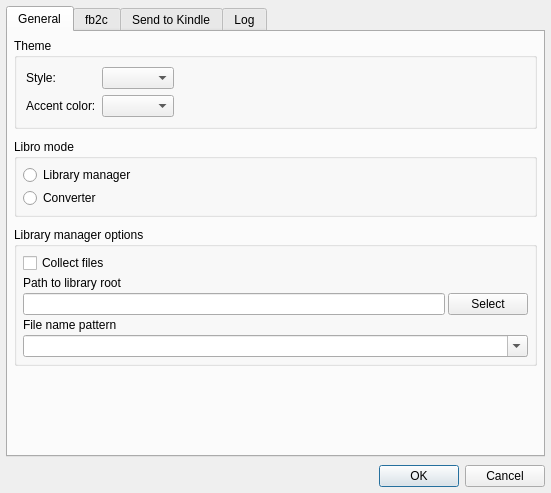
<?xml version="1.0" encoding="UTF-8"?>
<ui version="4.0">
 <class>Dialog</class>
 <widget class="QDialog" name="Dialog">
  <property name="geometry">
   <rect>
    <x>0</x>
    <y>0</y>
    <width>551</width>
    <height>493</height>
   </rect>
  </property>
  <property name="windowTitle">
   <string>Preferences</string>
  </property>
  <layout class="QVBoxLayout" name="verticalLayout">
   <property name="spacing">
    <number>8</number>
   </property>
   <property name="leftMargin">
    <number>6</number>
   </property>
   <property name="topMargin">
    <number>6</number>
   </property>
   <property name="rightMargin">
    <number>6</number>
   </property>
   <property name="bottomMargin">
    <number>6</number>
   </property>
   <item>
    <widget class="QTabWidget" name="tabWidget">
     <property name="currentIndex">
      <number>0</number>
     </property>
     <widget class="QWidget" name="tabGeneral">
      <attribute name="title">
       <string>General</string>
      </attribute>
      <layout class="QVBoxLayout" name="verticalLayout_4">
       <property name="spacing">
        <number>10</number>
       </property>
       <property name="leftMargin">
        <number>6</number>
       </property>
       <property name="topMargin">
        <number>6</number>
       </property>
       <property name="rightMargin">
        <number>6</number>
       </property>
       <property name="bottomMargin">
        <number>6</number>
       </property>
       <item>
        <widget class="QGroupBox" name="groupBox">
         <property name="title">
          <string>Theme</string>
         </property>
         <layout class="QVBoxLayout" name="verticalLayout_10">
          <item>
           <layout class="QFormLayout" name="formLayout">
            <item row="0" column="0">
             <widget class="QLabel" name="label_18">
              <property name="text">
               <string>Style:</string>
              </property>
             </widget>
            </item>
            <item row="0" column="1">
             <widget class="QComboBox" name="styleCombo">
              <property name="sizePolicy">
               <sizepolicy hsizetype="Fixed" vsizetype="Fixed">
                <horstretch>0</horstretch>
                <verstretch>0</verstretch>
               </sizepolicy>
              </property>
             </widget>
            </item>
            <item row="1" column="0">
             <widget class="QLabel" name="label_19">
              <property name="text">
               <string>Accent color:</string>
              </property>
             </widget>
            </item>
            <item row="1" column="1">
             <widget class="QComboBox" name="accentColorCombo">
              <property name="sizePolicy">
               <sizepolicy hsizetype="Fixed" vsizetype="Fixed">
                <horstretch>0</horstretch>
                <verstretch>0</verstretch>
               </sizepolicy>
              </property>
             </widget>
            </item>
           </layout>
          </item>
         </layout>
        </widget>
       </item>
       <item>
        <widget class="QGroupBox" name="libroModeGroup">
         <property name="enabled">
          <bool>true</bool>
         </property>
         <property name="title">
          <string>Libro mode</string>
         </property>
         <layout class="QVBoxLayout" name="verticalLayout_2">
          <property name="spacing">
           <number>3</number>
          </property>
          <property name="leftMargin">
           <number>6</number>
          </property>
          <property name="topMargin">
           <number>6</number>
          </property>
          <property name="rightMargin">
           <number>6</number>
          </property>
          <property name="bottomMargin">
           <number>6</number>
          </property>
          <item>
           <widget class="QRadioButton" name="libraryModeRadio">
            <property name="text">
             <string>Library manager</string>
            </property>
           </widget>
          </item>
          <item>
           <widget class="QRadioButton" name="converterModeRadio">
            <property name="text">
             <string>Converter</string>
            </property>
           </widget>
          </item>
         </layout>
        </widget>
       </item>
       <item>
        <widget class="QGroupBox" name="libraryOptionsGroup">
         <property name="title">
          <string>Library manager options</string>
         </property>
         <layout class="QVBoxLayout" name="verticalLayout_3">
          <property name="spacing">
           <number>3</number>
          </property>
          <property name="leftMargin">
           <number>6</number>
          </property>
          <property name="topMargin">
           <number>6</number>
          </property>
          <property name="rightMargin">
           <number>6</number>
          </property>
          <property name="bottomMargin">
           <number>6</number>
          </property>
          <item>
           <widget class="QCheckBox" name="collectFilesCheck">
            <property name="text">
             <string>Collect files</string>
            </property>
           </widget>
          </item>
          <item>
           <widget class="QLabel" name="label">
            <property name="text">
             <string>Path to library root</string>
            </property>
           </widget>
          </item>
          <item>
           <layout class="QHBoxLayout" name="horizontalLayout">
            <property name="spacing">
             <number>3</number>
            </property>
            <item>
             <widget class="QLineEdit" name="libraryRootEdit"/>
            </item>
            <item>
             <widget class="QPushButton" name="libraryRootSelectButton">
              <property name="text">
               <string>Select</string>
              </property>
             </widget>
            </item>
           </layout>
          </item>
          <item>
           <widget class="QLabel" name="label_2">
            <property name="text">
             <string>File name pattern</string>
            </property>
           </widget>
          </item>
          <item>
           <widget class="QComboBox" name="filenamePatternEdit">
            <property name="editable">
             <bool>true</bool>
            </property>
           </widget>
          </item>
         </layout>
        </widget>
       </item>
       <item>
        <spacer name="verticalSpacer">
         <property name="orientation">
          <enum>Qt::Vertical</enum>
         </property>
         <property name="sizeHint" stdset="0">
          <size>
           <width>20</width>
           <height>40</height>
          </size>
         </property>
        </spacer>
       </item>
      </layout>
     </widget>
     <widget class="QWidget" name="tabFb2c">
      <attribute name="title">
       <string>fb2c</string>
      </attribute>
      <layout class="QVBoxLayout" name="verticalLayout_9">
       <property name="spacing">
        <number>3</number>
       </property>
       <property name="leftMargin">
        <number>6</number>
       </property>
       <property name="topMargin">
        <number>6</number>
       </property>
       <property name="rightMargin">
        <number>6</number>
       </property>
       <property name="bottomMargin">
        <number>6</number>
       </property>
       <item>
        <widget class="QLabel" name="label_3">
         <property name="text">
          <string>Path to fb2c executable</string>
         </property>
        </widget>
       </item>
       <item>
        <layout class="QHBoxLayout" name="horizontalLayout_3">
         <property name="spacing">
          <number>3</number>
         </property>
         <item>
          <widget class="QLineEdit" name="converterPathEdit"/>
         </item>
         <item>
          <widget class="QPushButton" name="converterPathSelectButton">
           <property name="text">
            <string>Select</string>
           </property>
          </widget>
         </item>
        </layout>
       </item>
       <item>
        <widget class="QLabel" name="label_4">
         <property name="text">
          <string>Convert to folder</string>
         </property>
        </widget>
       </item>
       <item>
        <layout class="QHBoxLayout" name="horizontalLayout_6">
         <property name="spacing">
          <number>3</number>
         </property>
         <item>
          <widget class="QLineEdit" name="convertToFolderEdit"/>
         </item>
         <item>
          <widget class="QPushButton" name="convertToFolderSelectButton">
           <property name="text">
            <string>Select</string>
           </property>
          </widget>
         </item>
        </layout>
       </item>
       <item>
        <layout class="QHBoxLayout" name="horizontalLayout_5">
         <item>
          <widget class="QLabel" name="label_17">
           <property name="text">
            <string>Output format:</string>
           </property>
          </widget>
         </item>
         <item>
          <widget class="QComboBox" name="outputFormatCombo"/>
         </item>
         <item>
          <spacer name="horizontalSpacer_4">
           <property name="orientation">
            <enum>Qt::Horizontal</enum>
           </property>
           <property name="sizeHint" stdset="0">
            <size>
             <width>40</width>
             <height>20</height>
            </size>
           </property>
          </spacer>
         </item>
        </layout>
       </item>
       <item>
        <widget class="QRadioButton" name="useCustomConfigRadio">
         <property name="text">
          <string>Use custom fb2c configuration file</string>
         </property>
        </widget>
       </item>
       <item>
        <widget class="QGroupBox" name="customConfigGroup">
         <property name="title">
          <string>Custom fb2c configuration file</string>
         </property>
         <layout class="QVBoxLayout" name="verticalLayout_6">
          <property name="spacing">
           <number>3</number>
          </property>
          <property name="topMargin">
           <number>6</number>
          </property>
          <property name="rightMargin">
           <number>6</number>
          </property>
          <property name="bottomMargin">
           <number>6</number>
          </property>
          <item>
           <layout class="QHBoxLayout" name="horizontalLayout_2">
            <property name="spacing">
             <number>3</number>
            </property>
            <item>
             <widget class="QLineEdit" name="configFileEdit"/>
            </item>
            <item>
             <widget class="QPushButton" name="configFileSelectButton">
              <property name="text">
               <string>Select</string>
              </property>
             </widget>
            </item>
           </layout>
          </item>
         </layout>
        </widget>
       </item>
       <item>
        <widget class="QRadioButton" name="useDefaultConfigRadio">
         <property name="text">
          <string>Use this fb2c configuration</string>
         </property>
        </widget>
       </item>
       <item>
        <widget class="QGroupBox" name="configGroup">
         <property name="title">
          <string>fb2c configuration</string>
         </property>
         <layout class="QVBoxLayout" name="verticalLayout_5">
          <property name="spacing">
           <number>3</number>
          </property>
          <property name="topMargin">
           <number>6</number>
          </property>
          <property name="rightMargin">
           <number>6</number>
          </property>
          <property name="bottomMargin">
           <number>6</number>
          </property>
          <item>
           <widget class="QLabel" name="label_5">
            <property name="text">
             <string>CSS stylesheet file</string>
            </property>
           </widget>
          </item>
          <item>
           <layout class="QHBoxLayout" name="horizontalLayout_4">
            <property name="spacing">
             <number>3</number>
            </property>
            <item>
             <widget class="QLineEdit" name="stylesheetFileEdit"/>
            </item>
            <item>
             <widget class="QPushButton" name="stylesheetFileSelectButton">
              <property name="text">
               <string>Select</string>
              </property>
             </widget>
            </item>
           </layout>
          </item>
          <item>
           <widget class="QCheckBox" name="insertHyphenCheck">
            <property name="text">
             <string>Insert soft hyphen symbols</string>
            </property>
           </widget>
          </item>
          <item>
           <layout class="QGridLayout" name="gridLayout_2">
            <item row="0" column="1">
             <widget class="QComboBox" name="notesModeCombo">
              <property name="sizePolicy">
               <sizepolicy hsizetype="Fixed" vsizetype="Fixed">
                <horstretch>0</horstretch>
                <verstretch>0</verstretch>
               </sizepolicy>
              </property>
             </widget>
            </item>
            <item row="0" column="4">
             <widget class="QComboBox" name="apnxStyleCombo">
              <property name="sizePolicy">
               <sizepolicy hsizetype="Fixed" vsizetype="Fixed">
                <horstretch>0</horstretch>
                <verstretch>0</verstretch>
               </sizepolicy>
              </property>
             </widget>
            </item>
            <item row="0" column="0">
             <widget class="QLabel" name="label_6">
              <property name="text">
               <string>Notes mode:</string>
              </property>
             </widget>
            </item>
            <item row="0" column="5">
             <spacer name="horizontalSpacer">
              <property name="orientation">
               <enum>Qt::Horizontal</enum>
              </property>
              <property name="sizeHint" stdset="0">
               <size>
                <width>40</width>
                <height>20</height>
               </size>
              </property>
             </spacer>
            </item>
            <item row="0" column="3">
             <widget class="QLabel" name="label_7">
              <property name="text">
               <string>Kindle page style:</string>
              </property>
             </widget>
            </item>
            <item row="0" column="2">
             <spacer name="horizontalSpacer_3">
              <property name="orientation">
               <enum>Qt::Horizontal</enum>
              </property>
              <property name="sizeType">
               <enum>QSizePolicy::Fixed</enum>
              </property>
              <property name="sizeHint" stdset="0">
               <size>
                <width>10</width>
                <height>20</height>
               </size>
              </property>
             </spacer>
            </item>
           </layout>
          </item>
          <item>
           <layout class="QGridLayout" name="gridLayout">
            <item row="0" column="0">
             <widget class="QLabel" name="label_8">
              <property name="text">
               <string>Book title format</string>
              </property>
             </widget>
            </item>
            <item row="0" column="1">
             <widget class="QLabel" name="label_9">
              <property name="text">
               <string>Book author format</string>
              </property>
             </widget>
            </item>
            <item row="1" column="0">
             <widget class="QComboBox" name="titleFormatEdit">
              <property name="editable">
               <bool>true</bool>
              </property>
             </widget>
            </item>
            <item row="1" column="1">
             <widget class="QComboBox" name="authorFormatEdit">
              <property name="sizePolicy">
               <sizepolicy hsizetype="Fixed" vsizetype="Fixed">
                <horstretch>0</horstretch>
                <verstretch>0</verstretch>
               </sizepolicy>
              </property>
              <property name="editable">
               <bool>true</bool>
              </property>
             </widget>
            </item>
           </layout>
          </item>
         </layout>
        </widget>
       </item>
       <item>
        <spacer name="verticalSpacer_2">
         <property name="orientation">
          <enum>Qt::Vertical</enum>
         </property>
         <property name="sizeHint" stdset="0">
          <size>
           <width>20</width>
           <height>41</height>
          </size>
         </property>
        </spacer>
       </item>
      </layout>
     </widget>
     <widget class="QWidget" name="tabStk">
      <attribute name="title">
       <string>Send to Kindle</string>
      </attribute>
      <layout class="QVBoxLayout" name="verticalLayout_7">
       <item>
        <layout class="QGridLayout" name="gridLayout_3">
         <item row="0" column="0">
          <widget class="QLabel" name="label_10">
           <property name="text">
            <string>SMTP Server</string>
           </property>
          </widget>
         </item>
         <item row="0" column="1">
          <widget class="QLabel" name="label_11">
           <property name="text">
            <string>SMTP Port</string>
           </property>
          </widget>
         </item>
         <item row="1" column="0">
          <widget class="QLineEdit" name="serverEdit"/>
         </item>
         <item row="1" column="1">
          <widget class="QLineEdit" name="portEdit">
           <property name="sizePolicy">
            <sizepolicy hsizetype="Fixed" vsizetype="Fixed">
             <horstretch>0</horstretch>
             <verstretch>0</verstretch>
            </sizepolicy>
           </property>
          </widget>
         </item>
        </layout>
       </item>
       <item>
        <widget class="QLabel" name="label_14">
         <property name="text">
          <string>SMTP Password</string>
         </property>
        </widget>
       </item>
       <item>
        <widget class="QLineEdit" name="passwordEdit">
         <property name="echoMode">
          <enum>QLineEdit::PasswordEchoOnEdit</enum>
         </property>
        </widget>
       </item>
       <item>
        <widget class="QLabel" name="label_12">
         <property name="text">
          <string>From email</string>
         </property>
        </widget>
       </item>
       <item>
        <widget class="QLineEdit" name="fromEmailEdit"/>
       </item>
       <item>
        <widget class="QLabel" name="label_13">
         <property name="text">
          <string>To (Kindle device) email</string>
         </property>
        </widget>
       </item>
       <item>
        <widget class="QLineEdit" name="toEmailEdit"/>
       </item>
       <item>
        <spacer name="verticalSpacer_3">
         <property name="orientation">
          <enum>Qt::Vertical</enum>
         </property>
         <property name="sizeHint" stdset="0">
          <size>
           <width>20</width>
           <height>221</height>
          </size>
         </property>
        </spacer>
       </item>
      </layout>
     </widget>
     <widget class="QWidget" name="tabLog">
      <attribute name="title">
       <string>Log</string>
      </attribute>
      <layout class="QVBoxLayout" name="verticalLayout_8">
       <item>
        <layout class="QGridLayout" name="gridLayout_4">
         <item row="0" column="0">
          <widget class="QLabel" name="label_15">
           <property name="text">
            <string>Log level:</string>
           </property>
          </widget>
         </item>
         <item row="1" column="1">
          <widget class="QComboBox" name="logModeCombo"/>
         </item>
         <item row="1" column="0">
          <widget class="QLabel" name="label_16">
           <property name="text">
            <string>Log file mode:</string>
           </property>
          </widget>
         </item>
         <item row="0" column="1">
          <widget class="QComboBox" name="logLevelCombo"/>
         </item>
         <item row="0" column="2">
          <spacer name="horizontalSpacer_2">
           <property name="orientation">
            <enum>Qt::Horizontal</enum>
           </property>
           <property name="sizeHint" stdset="0">
            <size>
             <width>40</width>
             <height>20</height>
            </size>
           </property>
          </spacer>
         </item>
        </layout>
       </item>
       <item>
        <spacer name="verticalSpacer_4">
         <property name="orientation">
          <enum>Qt::Vertical</enum>
         </property>
         <property name="sizeHint" stdset="0">
          <size>
           <width>20</width>
           <height>349</height>
          </size>
         </property>
        </spacer>
       </item>
      </layout>
     </widget>
    </widget>
   </item>
   <item>
    <widget class="QDialogButtonBox" name="buttonBox">
     <property name="orientation">
      <enum>Qt::Horizontal</enum>
     </property>
     <property name="standardButtons">
      <set>QDialogButtonBox::Cancel|QDialogButtonBox::Ok</set>
     </property>
    </widget>
   </item>
  </layout>
 </widget>
 <resources/>
 <connections>
  <connection>
   <sender>buttonBox</sender>
   <signal>accepted()</signal>
   <receiver>Dialog</receiver>
   <slot>accept()</slot>
   <hints>
    <hint type="sourcelabel">
     <x>248</x>
     <y>254</y>
    </hint>
    <hint type="destinationlabel">
     <x>157</x>
     <y>274</y>
    </hint>
   </hints>
  </connection>
  <connection>
   <sender>buttonBox</sender>
   <signal>rejected()</signal>
   <receiver>Dialog</receiver>
   <slot>reject()</slot>
   <hints>
    <hint type="sourcelabel">
     <x>316</x>
     <y>260</y>
    </hint>
    <hint type="destinationlabel">
     <x>286</x>
     <y>274</y>
    </hint>
   </hints>
  </connection>
  <connection>
   <sender>libraryModeRadio</sender>
   <signal>clicked()</signal>
   <receiver>Dialog</receiver>
   <slot>onLibroModeSelect()</slot>
   <hints>
    <hint type="sourcelabel">
     <x>274</x>
     <y>62</y>
    </hint>
    <hint type="destinationlabel">
     <x>275</x>
     <y>213</y>
    </hint>
   </hints>
  </connection>
  <connection>
   <sender>converterModeRadio</sender>
   <signal>clicked()</signal>
   <receiver>Dialog</receiver>
   <slot>onLibroModeSelect()</slot>
   <hints>
    <hint type="sourcelabel">
     <x>274</x>
     <y>82</y>
    </hint>
    <hint type="destinationlabel">
     <x>275</x>
     <y>213</y>
    </hint>
   </hints>
  </connection>
  <connection>
   <sender>libraryRootSelectButton</sender>
   <signal>clicked()</signal>
   <receiver>Dialog</receiver>
   <slot>onLibraryRootSelect()</slot>
   <hints>
    <hint type="sourcelabel">
     <x>489</x>
     <y>176</y>
    </hint>
    <hint type="destinationlabel">
     <x>275</x>
     <y>213</y>
    </hint>
   </hints>
  </connection>
  <connection>
   <sender>collectFilesCheck</sender>
   <signal>clicked()</signal>
   <receiver>Dialog</receiver>
   <slot>onCollectFilesCheck()</slot>
   <hints>
    <hint type="sourcelabel">
     <x>274</x>
     <y>136</y>
    </hint>
    <hint type="destinationlabel">
     <x>275</x>
     <y>213</y>
    </hint>
   </hints>
  </connection>
  <connection>
   <sender>useCustomConfigRadio</sender>
   <signal>clicked()</signal>
   <receiver>Dialog</receiver>
   <slot>onConvertConfigModeSelect()</slot>
   <hints>
    <hint type="sourcelabel">
     <x>275</x>
     <y>111</y>
    </hint>
    <hint type="destinationlabel">
     <x>275</x>
     <y>213</y>
    </hint>
   </hints>
  </connection>
  <connection>
   <sender>useDefaultConfigRadio</sender>
   <signal>clicked()</signal>
   <receiver>Dialog</receiver>
   <slot>onConvertConfigModeSelect()</slot>
   <hints>
    <hint type="sourcelabel">
     <x>275</x>
     <y>186</y>
    </hint>
    <hint type="destinationlabel">
     <x>275</x>
     <y>213</y>
    </hint>
   </hints>
  </connection>
  <connection>
   <sender>convertToFolderSelectButton</sender>
   <signal>clicked()</signal>
   <receiver>Dialog</receiver>
   <slot>onConvertToFolderSelect()</slot>
   <hints>
    <hint type="sourcelabel">
     <x>496</x>
     <y>106</y>
    </hint>
    <hint type="destinationlabel">
     <x>275</x>
     <y>246</y>
    </hint>
   </hints>
  </connection>
  <connection>
   <sender>converterPathSelectButton</sender>
   <signal>clicked()</signal>
   <receiver>Dialog</receiver>
   <slot>onConverterPathSelect()</slot>
   <hints>
    <hint type="sourcelabel">
     <x>496</x>
     <y>62</y>
    </hint>
    <hint type="destinationlabel">
     <x>275</x>
     <y>246</y>
    </hint>
   </hints>
  </connection>
  <connection>
   <sender>configFileSelectButton</sender>
   <signal>clicked()</signal>
   <receiver>Dialog</receiver>
   <slot>onConfigFileSelect()</slot>
   <hints>
    <hint type="sourcelabel">
     <x>489</x>
     <y>199</y>
    </hint>
    <hint type="destinationlabel">
     <x>275</x>
     <y>246</y>
    </hint>
   </hints>
  </connection>
  <connection>
   <sender>stylesheetFileSelectButton</sender>
   <signal>clicked()</signal>
   <receiver>Dialog</receiver>
   <slot>onCSSFileSelect()</slot>
   <hints>
    <hint type="sourcelabel">
     <x>489</x>
     <y>290</y>
    </hint>
    <hint type="destinationlabel">
     <x>275</x>
     <y>246</y>
    </hint>
   </hints>
  </connection>
  <connection>
   <sender>styleCombo</sender>
   <signal>currentIndexChanged(int)</signal>
   <receiver>Dialog</receiver>
   <slot>onStyleChange(int)</slot>
   <hints>
    <hint type="sourcelabel">
     <x>128</x>
     <y>67</y>
    </hint>
    <hint type="destinationlabel">
     <x>275</x>
     <y>246</y>
    </hint>
   </hints>
  </connection>
 </connections>
 <slots>
  <slot>onLibroModeSelect()</slot>
  <slot>onLibraryRootSelect()</slot>
  <slot>onCollectFilesCheck()</slot>
  <slot>onConvertConfigModeSelect()</slot>
  <slot>onConvertToFolderSelect()</slot>
  <slot>onConverterPathSelect()</slot>
  <slot>onCSSFileSelect()</slot>
  <slot>onConfigFileSelect()</slot>
  <slot>onStyleChange(int)</slot>
 </slots>
</ui>
